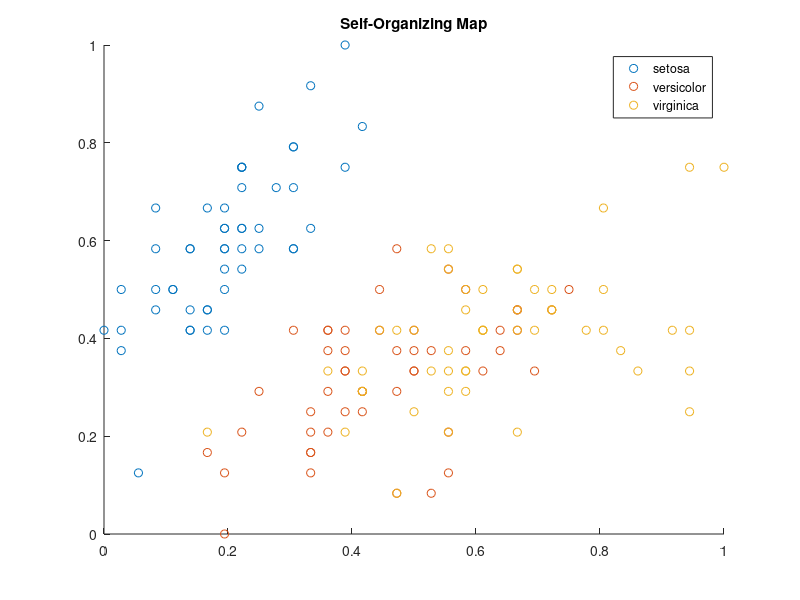

This figure's MATLAB source: (Note: this script raises an error after producing the figure.)
load fisheriris
V = meas(:,1:2);
%##----Plotar Graficos----##%
for i = 1:2,
    mi = min(V(:,i));
    ma = max(V(:,i));
    V(:,i) = (V(:,i)-mi)/(ma-mi);
end
figure;
xlabel('X1');
ylabel('X2');
gscatter(V(:,1),V(:,2),species);

clear all, clc

title('Self-Organizing Map');
hold on
%%
t=0;
alpha = 0.3/(1+t/300000)
M = rand(64,2);
epoca = 100;
%%

Q = zeros(64,1);
tic
for k= 1:epoca
for t = 1:150
    ind = randperm(size(V,1));
        V = V(ind,:);
        X=V(1,:);
    for i = 1:64
        Q(i,1) = norm(X(1,:) - M(i,:));
    end
    [C,c] = min(Q);
    
    denom = 1 + t/15000;
    a = .1/denom;
    r = round(1/denom);
    M = reshape(M,[8 8 2]);
    X = reshape(X,[1 1 2]);
    ch = mod(c-1,8) +1;
    cv = floor((c-1)/8)+1;
    for h = max(ch-r,1):min(ch+r,8)
        for v = max(cv-r,1):min(cv+r,8)
            M(h,v,:) = M(h,v,:) + ...
                a*(X(1,1,:) - M(h,v,:));
        end
    end
   
%     pause(0.01);
    hold off
    xlabel('X1');
ylabel('X2');
gscatter(V(:,1),V(:,2),species);
hold on
 som = plot(M(:,:,1), M(:,:,2),'ro',M(:,1,1),M(:,1,2),'k-',M(:,2,1), ...
M(:,2,2),'k-',M(:,3,1),M(:,3,2),'k-',M(:,4,1),M(:,4,2),'k-', ...
M(:,5,1),M(:,5,2),'k-',M(:,6,1),M(:,6,2),'k-',M(:,7,1), ...
M(:,7,2),'k-',M(:,8,1),M(:,8,2),'k-',M(1,:,1),M(1,:,2),'k-', ...
M(2,:,1),M(2,:,2),'k-',M(3,:,1),M(3,:,2),'k-',M(4,:,1), ...
M(4,:,2),'k-',M(5,:,1),M(5,:,2),'k-',M(6,:,1),M(6,:,2),'k-', ...
M(7,:,1),M(7,:,2),'k-',M(8,:,1),M(8,:,2),'k-',M(:,3,1), ...
    M(:,3,2),'k-',M(:,4,1),M(:,4,2),'k-',0,0,'.',1,1,'.');

 

        M = reshape(M,[64 2]);
        X = reshape(X, [1 2]);
        
      
end
disp(k)
end
toc
%###############################################
pos = gridtop(3,3); plotsom(pos)
net = newsom(meas,[3 3],'gridtop','linkdist')
plotsompos(net,meas)
[net, TR] = train(net,meas)
%[dW, ls]=learnsom(w,p,[],[],a,[],[],[],[],d,lp,ls)
for t= 1:10
[dW, ls]=learnsom(w,p,[],[],a,[],[],[],[],d,lp,ls)
plotsompos(net,meas)
end
meas = meas'
lp.order_lr = 0.2
lp.order_steps = 150
lp.tune_lr = 0.02
lp.tune_nd = 1
a = rand(9,1)
p = meas
w = rand(9,2)
pos = gridtop(3,3); %plotsom(pos)
d = linkdist(pos)
plotsompos(net,meas)
ls = [];





